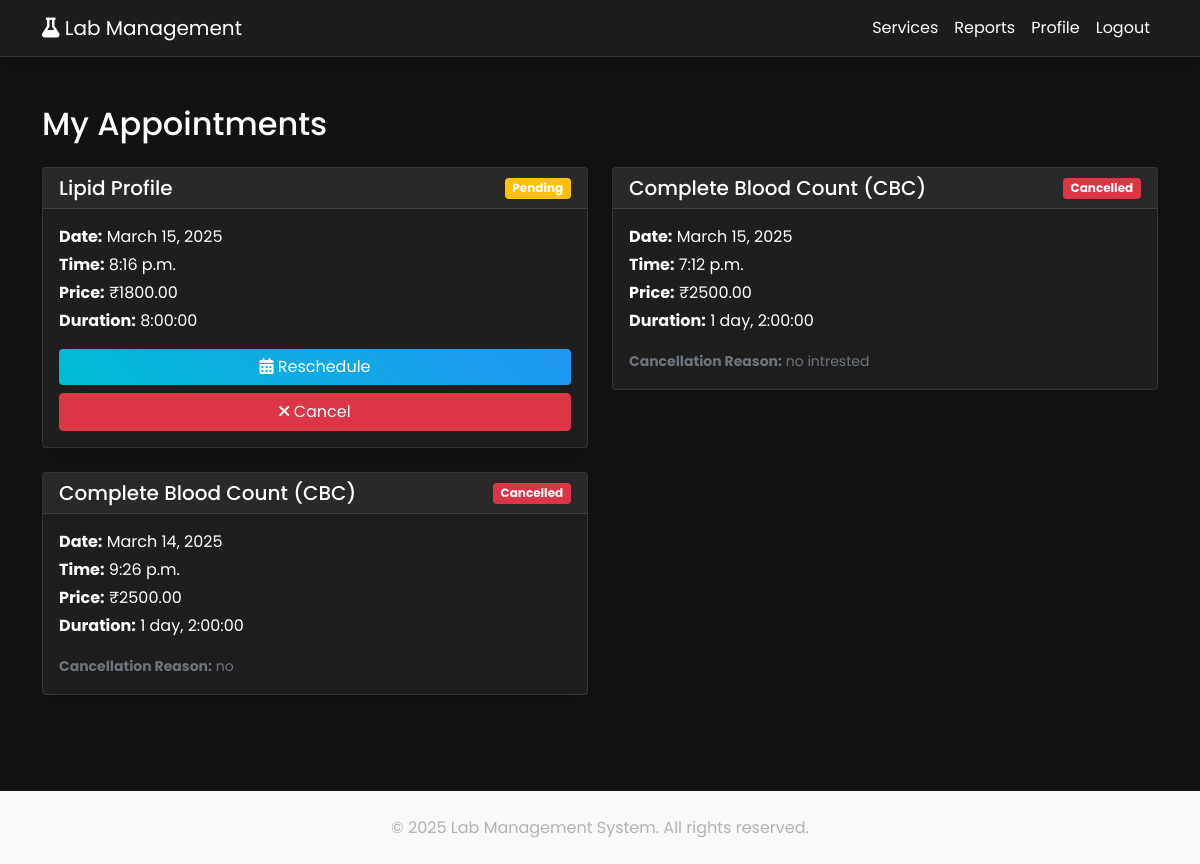
/my-bookings/ (signed in), run on the app's committed database.
### labapp/models.py (models this page shows, shortened)
class Booking(models.Model):
    STATUS_CHOICES = [
        ('pending', 'Pending'),
        ('confirmed', 'Confirmed'),
        ('completed', 'Completed'),
        ('cancelled', 'Cancelled'),
        ('rescheduled', 'Rescheduled'),
    ]
    user = models.ForeignKey(User, on_delete=models.CASCADE, related_name='bookings')
    service = models.ForeignKey(Service, on_delete=models.CASCADE)
    date = models.DateField()
    time = models.TimeField()
    status = models.CharField(max_length=20, choices=STATUS_CHOICES, default='pending')
    created_at = models.DateTimeField(auto_now_add=True)
    updated_at = models.DateTimeField(auto_now=True)
    notes = models.TextField(blank=True)
    cancellation_reason = models.TextField(blank=True)
    previous_booking = models.ForeignKey('self', null=True, blank=True, on_delete=models.SET_NULL)
    class Meta:
        ordering = ['-date', '-time']

class Service(models.Model):
    name = models.CharField(max_length=100)
    description = models.TextField()
    price = models.DecimalField(max_digits=10, decimal_places=2)
    duration = models.DurationField()
    is_active = models.BooleanField(default=True)
    category = models.CharField(max_length=50, choices=[
        ('blood', 'Blood Test'),
        ('urine', 'Urine Test'),
        ('imaging', 'Imaging'),
        ('other', 'Other'),
    ])
    preparation_instructions = models.TextField(blank=True)
    report_format = models.TextField(blank=True, help_text="JSON schema for report format")

### labapp/views.py (the view)
# urls.py: path('my-bookings/', views.my_bookings, name='my_bookings'),
@login_required
def my_bookings(request):
    bookings = Booking.objects.filter(user=request.user).order_by('-date', '-time')
    return render(request, 'labapp/my_bookings.html', {'bookings': bookings})

### labapp/templates/labapp/my_bookings.html (shortened to what this page needs)
{% extends 'base.html' %}
{% block content %}
<div class="container mt-4">
    <h2 class="mb-4">My Appointments</h2>
    {% if bookings %}
    <div class="row">
        {% for booking in bookings %}
        <div class="col-md-6 mb-4">
            <div class="card">
                <div class="card-header d-flex justify-content-between align-items-center">
                    <h5 class="mb-0">{{ booking.service.name }}</h5>
                    <span class="badge {% if booking.status == 'completed' %}bg-success
                                     {% elif booking.status == 'pending' %}bg-warning
                                     {% elif booking.status == 'cancelled' %}bg-danger
                                     {% else %}bg-secondary{% endif %}">
                        {{ booking.status|title }}
                    </span>
                </div>
                <div class="card-body">
                    <div class="mb-3">
                        <p class="mb-1"><strong>Date:</strong> {{ booking.date }}</p>
                        <p class="mb-1"><strong>Time:</strong> {{ booking.time }}</p>
                        <p class="mb-1"><strong>Price:</strong> ₹{{ booking.service.price }}</p>
                        <p class="mb-0"><strong>Duration:</strong> {{ booking.service.duration }}</p>
                    </div>
                    {% if booking.status == 'pending' %}
                    <div class="d-grid gap-2">
                        <a href="{% url 'reschedule_booking' booking.id %}" class="btn btn-primary">
                            <i class="fas fa-calendar-alt"></i> Reschedule
                        </a>
                        <a href="{% url 'cancel_booking' booking.id %}" class="btn btn-danger">
                            <i class="fas fa-times"></i> Cancel
                        </a>
                    </div>
                    {% elif booking.status == 'completed' and booking.report %}
                    <div class="d-grid">
                        <a href="{% url 'download_report' booking.report.id %}" class="btn btn-success">
                            <i class="fas fa-download"></i> Download Report
                        </a>
                    </div>
                    {% endif %}
                    {% if booking.status == 'cancelled' and booking.cancellation_reason %}
                    <div class="mt-3">
                        <p class="text-muted mb-0">
                            <small><strong>Cancellation Reason:</strong> {{ booking.cancellation_reason }}</small>
                        </p>
                    </div>
                    {% endif %}
                </div>
            </div>
        </div>
        {% endfor %}
    </div>
    {% else %}
    <div class="alert alert-info">
        <p>You don't have any appointments yet.</p>
        <a href="{% url 'service_list' %}" class="btn btn-primary">Book an Appointment</a>
    </div>
    {% endif %}
</div>
{% endblock %}

### labapp/static/css/style.css (style rules this page uses)
:root { --primary-color: #00bcd4; --secondary-color: #2196f3; --danger-color: #f44336; --warning-color: #ffc107; --dark-color: #121212; --dark-secondary: #1e1e1e; --dark-tertiary: #2d2d2d; --text-primary: #ffffff; --text-secondary: #b3b3b3; --card-bg: #1e1e1e; }
body { font-family: 'Poppins', sans-serif; background-color: var(--dark-color); color: var(--text-primary); }
.card { background-color: var(--card-bg); border: 1px solid rgba(255, 255, 255, 0.1); transition: transform 0.3s ease, box-shadow 0.3s ease; box-shadow: 0 2px 15px rgba(0, 0, 0, 0.2); }
.card-header { background-color: rgba(255, 255, 255, 0.05); border-bottom: 1px solid rgba(255, 255, 255, 0.1); }
.btn { transition: all 0.3s ease; position: relative; overflow: hidden; }
.btn-primary { background: linear-gradient(45deg, var(--primary-color), var(--secondary-color)); border: none; }
.btn::after { content: ''; position: absolute; width: 100%; height: 100%; top: 0; left: -100%; background: linear-gradient(120deg, transparent, rgba(255,255,255,0.2), transparent); transition: all 0.5s ease; }
.badge { transition: all 0.3s ease; }

### data on the page
Booking: service.name "Lipid Profile", status "Pending", date "March 15, 2025", time "8:16 p.m.", service.price "1800.00", service.duration "8:00:00", shows "Reschedule"
Booking: service.name "Complete Blood Count (CBC)", status "Cancelled", date "March 15, 2025", time "7:12 p.m.", service.price "2500.00", service.duration "1 day, 2:00:00", cancellation_reason "no intrested"
Booking: service.name "Complete Blood Count (CBC)", status "Cancelled", date "March 14, 2025", time "9:26 p.m.", service.price "2500.00", service.duration "1 day, 2:00:00", cancellation_reason "no"
